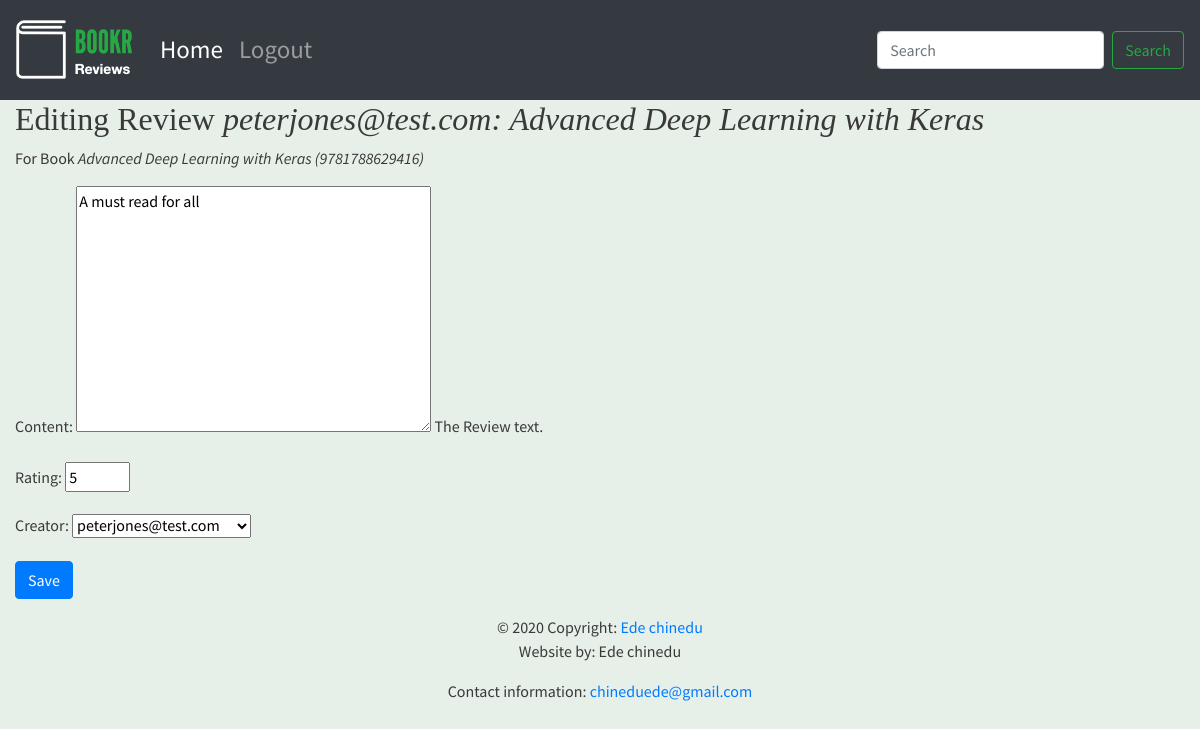
/books/1/reviews/1, run on the app's committed database.
### reviews/models.py (models this page shows, shortened)
class Review(models.Model):
    content = models.TextField(help_text="The Review text.")
    rating = models.IntegerField(help_text="The rating the reviewer has given.")
    date_created = models.DateTimeField(auto_now_add=True, help_text="The date and time the review was created.")
    date_edited = models.DateTimeField(null=True, help_text="The date and time the review was last edited.")
    creator = models.ForeignKey(auth.get_user_model(), on_delete=models.CASCADE)
    book = models.ForeignKey(Book, on_delete=models.CASCADE, help_text="The Book that this review is for.")
    def __str__(self):
        return f"{self.creator.username}: {self.book.title}"

class Book(models.Model):
    title = models.CharField(max_length=70, help_text="The title of the book.")
    publication_date = models.DateField(verbose_name="Date the book was published.")
    isbn = models.CharField(max_length=20, verbose_name="ISBN number of the book.")
    publisher = models.ForeignKey(Publisher, on_delete=models.CASCADE)
    contributors = models.ManyToManyField('Contributor', through="BookContributor")
    def __str__(self):
        return f"{self.title} ({self.isbn})"

### reviews/views.py (the view)
# urls.py: path('books/<int:book_pk>/reviews/<int:review_pk>', views.review_edit, name='review_edit'),
def review_edit(request: HttpRequest, book_pk: int, review_pk: int=None):
    book = get_object_or_404(Book, pk=book_pk)
    if review_pk:
        book_review = get_object_or_404(Review, pk=review_pk, book_id=book_pk)
    else:
        book_review = None
    if request.method == "POST":
        form = ReviewForm(request.POST, instance=book_review)
        if form.is_valid():
            review_form = form.save(commit=False)
            review_form.book = book
            if book_review:
                review_form.date_edited = timezone.now()
                messages.success(request, f"Review for \"{book.title}\" updated.")
            else:
                messages.success(request, f"Review for \"{book.title}\" created.")
            review_form.save()
            form.save_m2m()
            return redirect("book_detail", book.pk)
    else:
        form = ReviewForm(instance=book_review)
    return render(request, "reviews/instance-form.html",
        {
            "form": form,
            "instance": book_review,
            "model_type": "Review",
            "related_model_type": "Book",
            "related_instance": book})

### reviews/forms.py
class ReviewForm(forms.ModelForm):
    class Meta:
        model = Review
        exclude = ('date_edited', 'book')
    rating = forms.IntegerField(min_value=0, max_value=5)

### reviews/templates/reviews/instance-form.html (shortened to what this page needs)
{% extends 'reviews/base.html' %}
{% block content %}
    <h2>
        {% if instance %}
            Editing {{ model_type }} <em>{{ instance }}</em>
        {% else %}
            New {{ model_type }}
        {% endif %}
    </h2>
    {% if related_model_type and related_instance %}
    <p>For {{ related_model_type }} <em>{{ related_instance }}</em></p>
    {% endif %}
    <form method="post">
        {{ form.as_p }}
        <input type="submit" value="{% if instance %}Save{% else %}Create{% endif %}" class="btn btn-primary">
    </form>
{% endblock %}

### static/main.css (style rules this page uses)
body { font-family: 'Source Sans Pro', sans-serif; background-color: #e6efe8; color: #393939; }
h1, h2, h3, h4, h5, h6 { font-family: 'Libre Baskerville', serif; }

### data on the page
Review: creator+book "peterjones@test.com: Advanced Deep Learning with Keras", content "A must read for all", rating "5", creator "peterjones@test.com"
Book: title+isbn "Advanced Deep Learning with Keras (9781788629416)"

### other printed values
{{ model_type }} "Review"
{{ related_model_type }} "Book"
